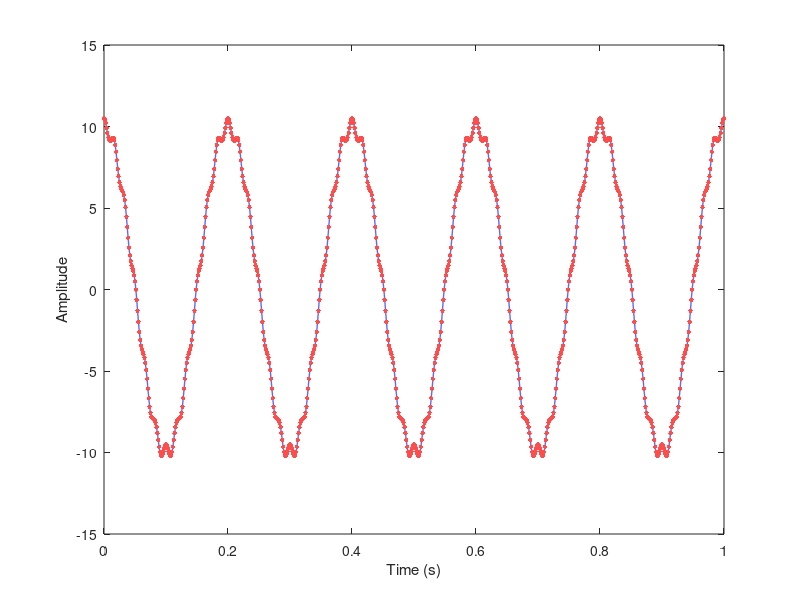
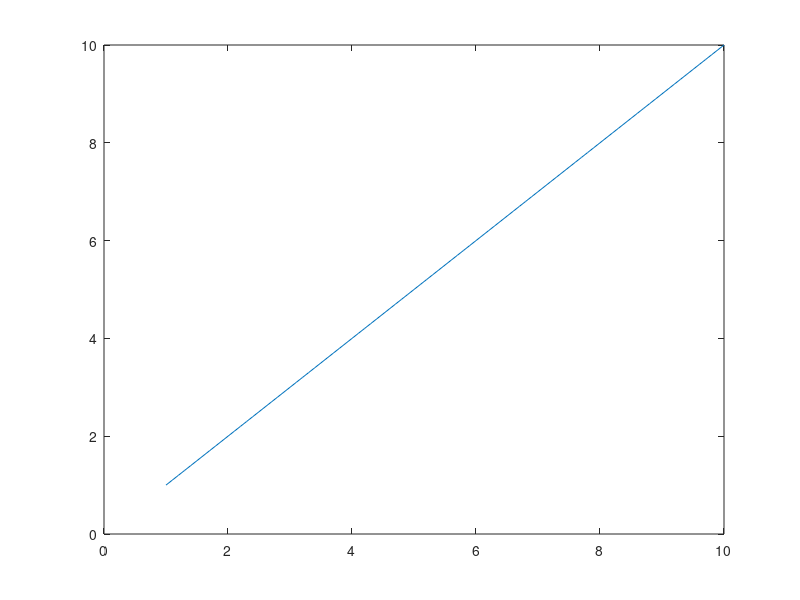
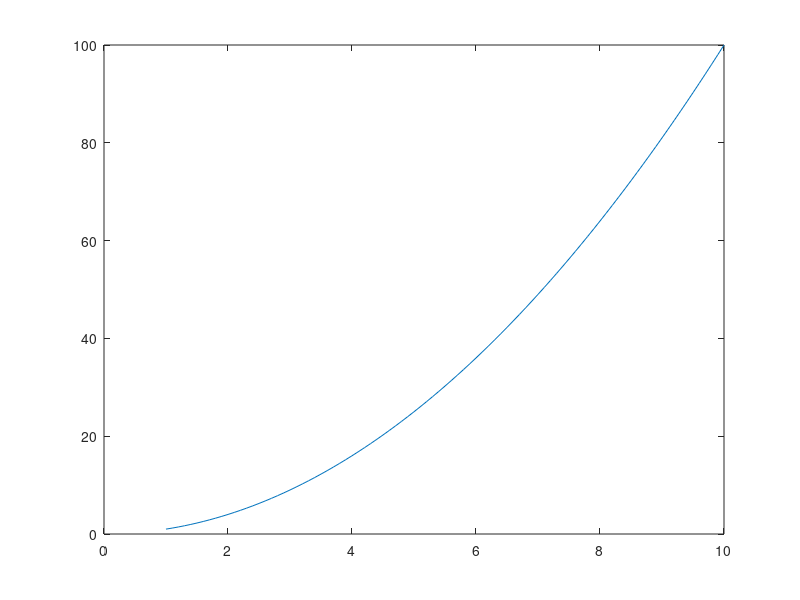
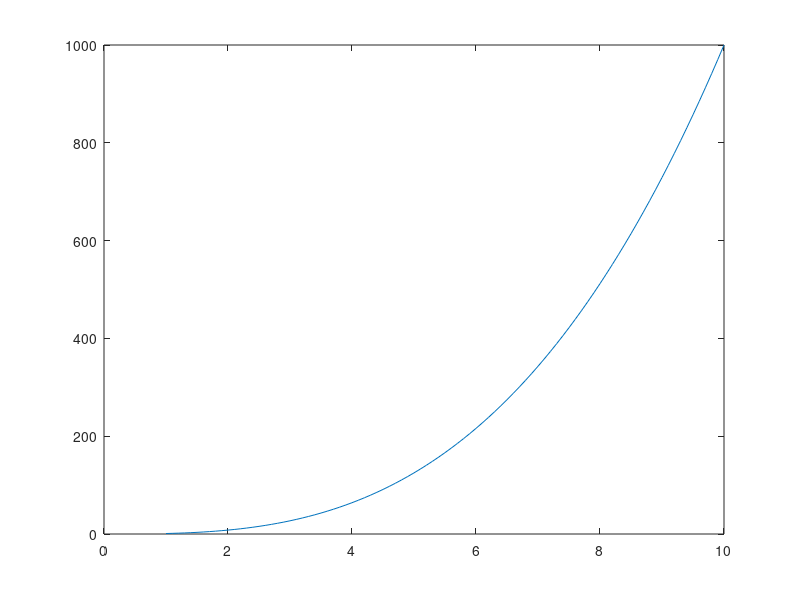

Recreate these plots in MATLAB, in order. (Note: this script raises an error after producing the figures.)
%% Lab 2 
% by Dominic Meads

close all
clear all
clc

%% 2). Different plots of functions

x = 1:0.1:10;
y1 = x;
y2 = x.^2;
y3 = x.^3;
y4 = sqrt(x);
y5 = exp(x);
y6 = log10(x);

figure('Color',[1 1 1]);
plot(x,y1);
figure('Color',[1 1 1]);
plot(x,y2);
figure('Color',[1 1 1]);
plot(x,y3);
figure('Color',[1 1 1]);
plot(x,y4);
figure('Color',[1 1 1]);
plot(x,y5);
figure('Color',[1 1 1]);
plot(x,y6);

%% 3). plot x(t) = 10cos(2pi5t) + 0.5cos(2pi60t)

fmax = 60;
fs = 12*fmax; 
Ts = 1/fs; 
n = 0:1*fs; % sample for 1 second
t = n*Ts;
x = 10*cos(2*pi*5*t)+0.5*cos(2*pi*60*t);

figure('Color',[1 1 1]);
h = plot(t,x);
set(h,'Linewidth', 1);
set(h,'Color',[0.4 0.4 1]);
hold on;
h = plot(t,x,'.');
xlabel('Time (s)');
ylabel('Amplitude');
set(h,'MarkerSize', 10);
set(h,'Color',[1 0.3 0.3]);
print -dtiff -r300 Lab2_sinusoid; 

fmax = 60;
fs = 2*fmax; % reduce sampling frequency
Ts = 1/fs; 
n = 0:1*fs; 
t = n*Ts;
x = 10*cos(2*pi*5*t)+0.5*cos(2*pi*60*t);

figure('Color',[1 1 1]);
h = plot(t,x);
set(h,'Linewidth', 1);
set(h,'Color',[0.4 0.4 1]);
hold on;
h = plot(t,x,'.');
title('Graph of x(t) with reduced sampling frequency')
xlabel('Time (s)');
ylabel('Amplitude');
set(h,'MarkerSize', 10);
set(h,'Color',[1 0.3 0.3]);

%% 4). Create 6 subplots of x(t)

figure('Color',[1 1 1]);

subplot(3,2,1);
h = plot(x);
set(h,'Color',[0.4 1 0.4]);
grid off;

subplot(3,2,2);
h = plot(x);
set(h,'Linewidth', 4);
grid on;

subplot(3,2,3);
h = plot(x);
set(h,'LineStyle', '--');
axis tight;

subplot(3,2,4);
stem(x);
axis tight;

subplot(3,2,5);
h = stem(x);
set(h,'MarkerSize', 4);
set(h,'Color',[1 0.3 0.3]);

subplot(3,2,6);
plot(x);
hold on;
h = plot(x,'.');
set(h,'Marker', '+');

%% 5). Plot the function f(x)

x1 = 0:0.2:25;
f = (1./(((x1-3).^2)+0.01))+(1./(((x1-0.9).^2)+0.04))-6;

figure('Color',[1 1 1]);
plot(x1,f);

%% 6). Subplots

V = 0:0.1:10;
R = 1000;
I = V/R;

figure('Color',[1 1 1]);
subplot(2,2,1);
h1 = plot(V,I);
title('I-V Characteristics of 1KOhm Resistor');
xlabel('Voltage (V)');
ylabel('Current (A)');

subplot(2,2,2)
ysquare = x.^2;
h2 = plot(t,ysquare);
title('x^2(t)');

subplot(2,2,3);
yabs = abs(x);
h3 = plot(t,yabs);
title('|x(t)|');

subplot(2,2,4);
yexp = exp(-5*t).*x;
h4 = plot(t,yexp);
title('e^{-5t} * x(t)');

%% 7). Use get, set, and gca

hold on;
get(h4)
set(h4,'LineStyle','--');
gca % properties of axes

%% 8). Normal random numbers

r1 = randn(1,1000);

figure('Color',[1 1 1]);
subplot(1,2,1);
plot(r1);
title('Time Series');
subplot(1,2,2);
hist(r1);
title('Histogram');

%% 9). Uniform random numbers

r2 = rand(1,1000);

figure('Color',[1 1 1]);
subplot(1,2,1);
plot(r2);
title('Time Series');
subplot(1,2,2);
hist(r2);
title('Histogram');

%% 10). Uniform random numbers part 2

r3 = rand(10,1000);

figure('Color',[1 1 1]);
subplot(5,2,1);
hist(r3(1,:));
subplot(5,2,2);
hist(r3(2,:));
subplot(5,2,3);
hist(r3(3,:));
subplot(5,2,4);
hist(r3(4,:));
subplot(5,2,5);
hist(r3(5,:));
subplot(5,2,6);
hist(r3(6,:));
subplot(5,2,7);
hist(r3(7,:));
subplot(5,2,8);
hist(r3(8,:));
subplot(5,2,9);
hist(r3(9,:));
subplot(5,2,10);
hist(r3(10,:));

figure('Color', [1 1 1]);
hist(sum(r3));
title('Sum of 10 Instances of Uniformly Distributed Random Numbers');

%% 11). Load Data

fid = fopen('USGS_discharge_RR_Mcleod.txt','r');

%% 3D Graphics

% 1). Plotting

[X,Y] = meshgrid(-2.5:.2:2.5, -2.5:.2:2.5);
Z = (X.^3 + 3.*Y^3).*exp(1 - X.^2 - Y.^2);
figure('Color', [1 1 1]);
mesh(X,Y,Z);

% 2). Viewpoint changes
figure('Color', [1 1 1]);
mesh(X,Y,Z);
view(-15,60);
rotate3d on;

% 3). contour plot
figure('Color', [1 1 1]);
contour(X,Y,Z);

% 4). Different types of plots
figure('Color', [1 1 1]);
subplot(2,2,1);
surf(X,Y,Z);
title('surf');
subplot(2,2,2);
meshc(X,Y,Z);
title('meshc');
subplot(2,2,3);
meshz(X,Y,Z);
title('meshz');
subplot(2,2,4);
waterfall(X,Y,Z);
title('waterfall');

% 5). surfl
figure('Color', [1 1 1]);
surfl(X,Y,Z);
colorbar;

% 6). MATLAB Logo
logo;
cameramenu


%% Solving Math Problems

% 1). Euler's Equation
ans = exp(j*pi)+1
abs(ans) % very close to zero

% 2). Euler's Formula

theta = 0:pi/8:pi;
arr1 = exp(j.*theta);
arr2 = cos(theta) + j*sin(theta);
if isequal(arr1,arr2) == 1
    disp('Eulers formula is proved');
else
    disp('Error');
end

% EXTRA CREDIT showing plots are equal 
figure('Color',[1 1 1]);
angle = 0:0.1:4*2*pi;  % four revolutions
x1 = exp(i*angle);
x2 = cos(angle)+j*sin(angle);
subplot(2,2,1);
h = plot(real(x1));
title('Re[e^j*theta]');
ylabel('Real(x)');
axis tight;
subplot(2,2,2);
h = plot(imag(x1));
title('Im[e^j*theta]');
ylabel('imag(x)');
axis tight;
subplot(2,2,3);
h = plot(real(x2));
title('Re[cos(theta)+jsin(theta)]');
ylabel('real(x)');
axis tight;
subplot(2,2,4);
h = plot(imag(x2));
title('Im[cos(theta)+jsin(theta)]');
ylabel('Imag(x)');
axis tight;


% 3). Integrals
dx = 0.0001;
x = 0:dx:1;

I1 = sum(x*dx)
disp('answer should be ~0.5')
I2 = sum(x.^2*dx)
disp('answer should be ~0.3333')
I3 = sum(x.^3*dx)
disp('answer should be ~0.25')
I4 = sum(exp(x)*dx)
disp('answer should be ~1.71828')


% 4). More integrals
y = 1./(sqrt(x.^2+2));
I5 = sum(y*dx)
disp('answer should be ~0.65848')
figure;
plot(x,y);
axis tight;

% 5). 

dx = 0.01;
x = 0:dx:2*pi;
y = abs(sin(x));
I = find(y > 0.9);
length(I)*dx/(2*pi)

%% Conceptual Questions

% 1). If you know what you want to create, like a certain view angle in a
% 3d plot, it is much easier to use a function when creating a plot.
% Functions and handels are easily resuable instead of having to re-create
% them everytime a new figure is launched. 

% 2). When adding 10 realizations of a unformily distrinuted array, the
% result is normally distributed. The graph of the sum can be seen on line
% 198 in my lab code. 











